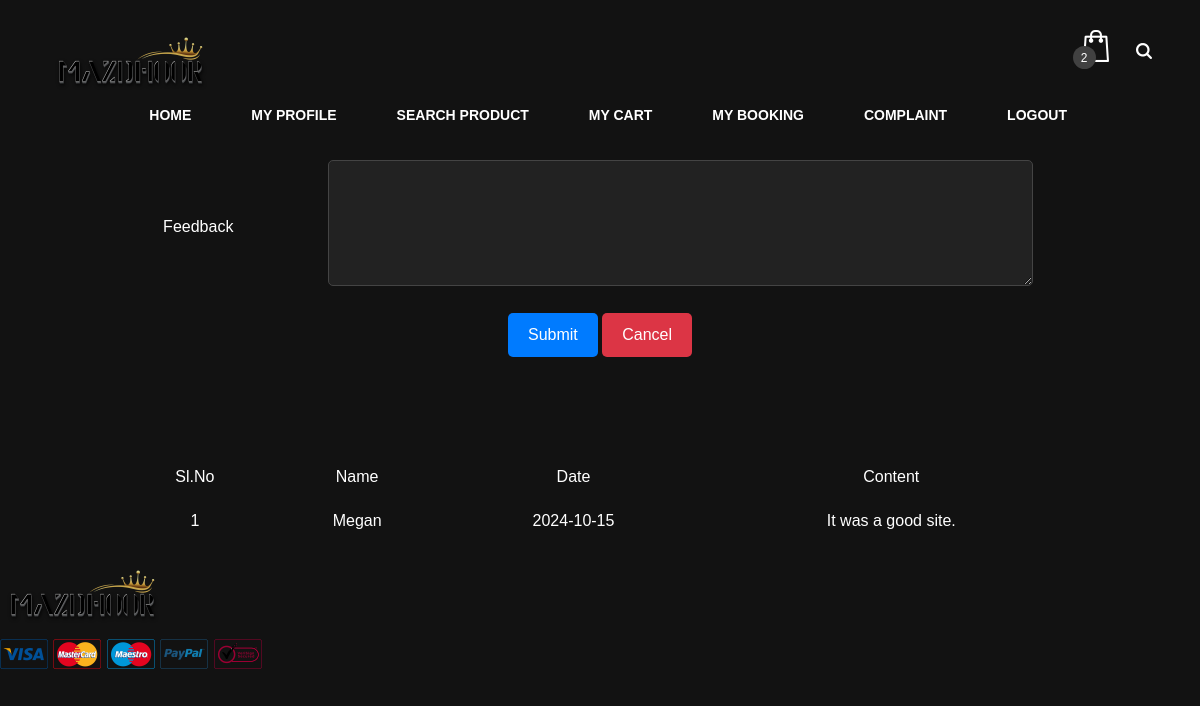
Page /Project/User/Feedback.php on the committed database.
### tables this page shows
CREATE TABLE `tbl_feedback` (
  `feedback_id` int(11) NOT NULL,
  `feedback_content` varchar(100) NOT NULL,
  `feedback_date` date NOT NULL,
  `user_id` int(11) NOT NULL,
  `feedback_reply` varchar(100) NOT NULL
);

CREATE TABLE `tbl_user` (
  `user_id` int(11) NOT NULL,
  `user_name` varchar(50) NOT NULL,
  `user_contact` varchar(50) NOT NULL,
  `user_email` varchar(50) NOT NULL,
  `user_gender` varchar(50) NOT NULL,
  `user_address` varchar(100) NOT NULL,
  `user_dob` varchar(100) NOT NULL,
  `user_password` varchar(50) NOT NULL,
  `user_photo` varchar(200) NOT NULL,
  `place_id` int(50) NOT NULL,
  `user_doj` varchar(50) NOT NULL
);

### Project/User/Feedback.php (the view, shortened to what this page needs)
<?php
include("../Assets/Connection/Connection.php");
?>
<?php include("Head.php"); ?>
<!DOCTYPE html PUBLIC "-//W3C//DTD XHTML 1.0 Transitional//EN" "http://www.w3.org/TR/xhtml1/DTD/xhtml1-transitional.dtd">
<html xmlns="http://www.w3.org/1999/xhtml">
<head>
</head>
<body>
<form id="form1" name="form1" method="post" action="">
  <table align="center"  cellpadding="10">
    <tr align="center">
      <td>Feedback</td>
      <td><label for="txt_content"></label>
        <textarea name="txt_content" id="txt_content" cols="45" rows="5" required autocomplete="off"></textarea></td>
    </tr>
    <tr align="center">
      <td colspan="2">
          <input type="submit" name="btn_submit" id="btn_submit" value="Submit" />
          <input type="reset" name="btn_reset" id="btn_reset" value="Cancel" />
        </td>
    </tr>
  </table>
  <br />
  <br />
  <table align="center" cellpadding="10">
    <tr align="center">
      <td>Sl.No</td>
      <td>Name</td>
      <td>Date</td>
      <td>Content</td>
    </tr>
    <?php
	$selqry="select * from tbl_feedback f inner join tbl_user u on u.user_id = f.user_id";
	$result = $conn -> query($selqry);
	$i=0;
	while($row = $result -> fetch_assoc())
	{
		$i++;
		?>
    <tr align="center">
      <td><?php echo $i;?></td>
      <td><?php echo $row["user_name"] ?></td>
      <td><?php echo $row["feedback_date"] ?></td>
      <td><?php echo $row["feedback_content"] ?></td>
    </tr>
    <?php
	}
	?>
  </table>
</form>
</body>
</html>
<?php include("Foot.php"); ?>

### Project/Assets/Templates/User/Main/css/style.css (style rules this page uses)
html, body { height: 100%; font-family: 'Raleway', sans-serif; -webkit-font-smoothing: antialiased; font-smoothing: antialiased; }

### Project/User/Feedback.php (style rules this page uses)
body { background-color: #121212; color: #ffffff; font-family: Arial, sans-serif; margin-top:150px; }
table { width: 80%; margin: 20px auto; border-collapse: collapse; }
th, td { padding: 10px; text-align: center; }
input[type="submit"], input[type="reset"] { background-color: #007BFF; color: white; border: none; padding: 10px 20px; cursor: pointer; border-radius: 5px; }
input[type="reset"] { background-color: #dc3545; }
textarea { width: 90%; background-color: #222; color: #fff; border: 1px solid #444; border-radius: 5px; }

### rows in the picture
tbl_feedback: user.user_name "Megan", feedback_date "2024-10-15", feedback_content "It was a good site."
